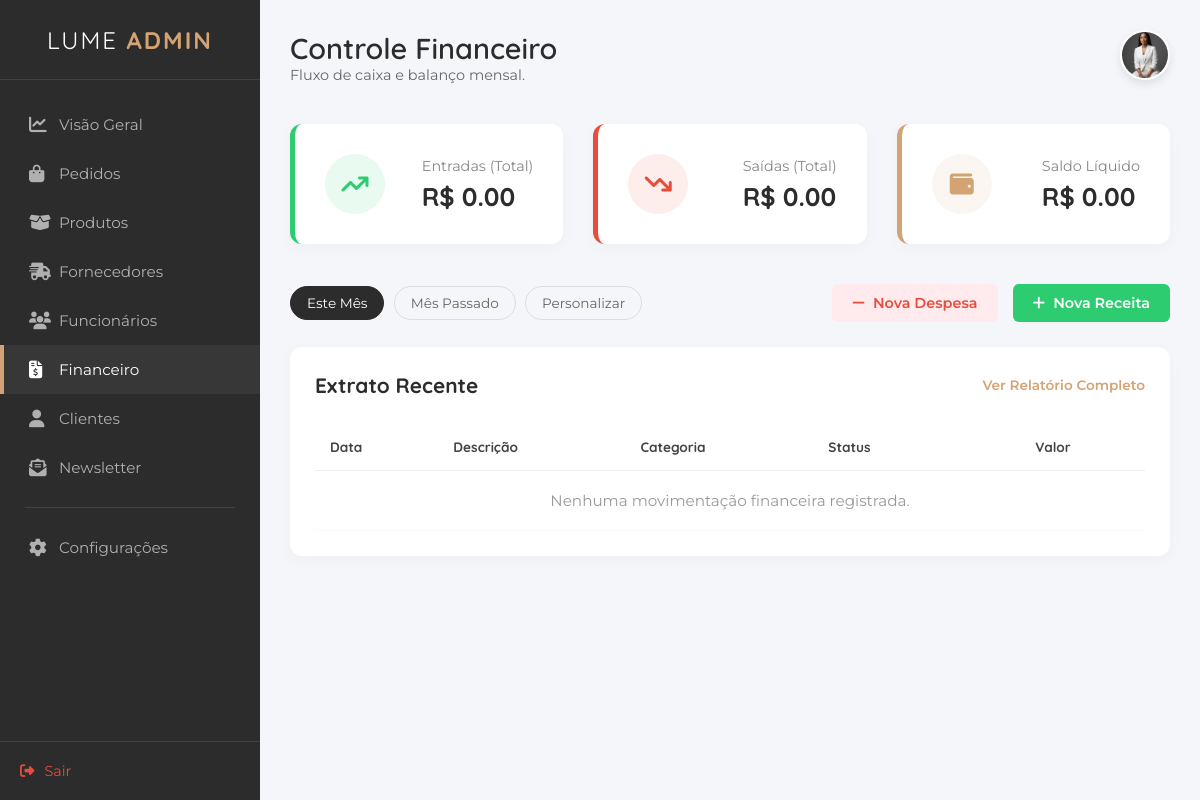
Page /financeiro on the earlier database version.
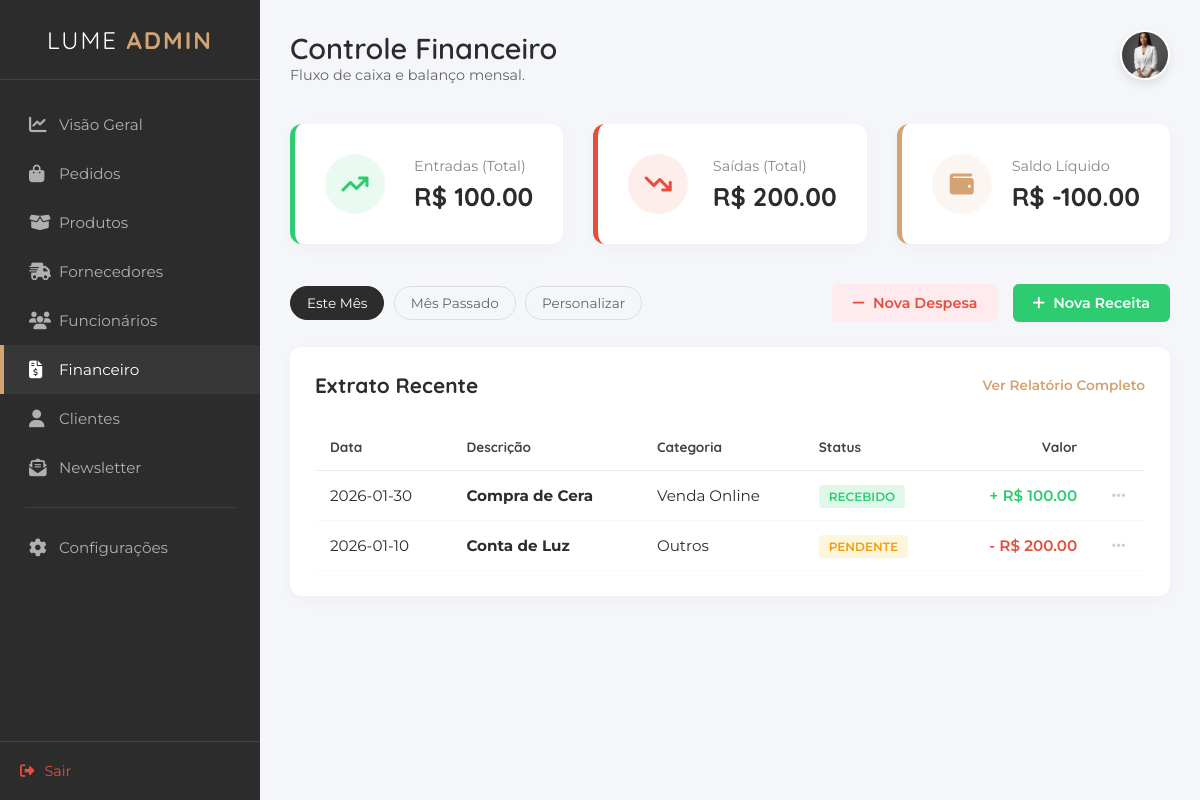
Same page on the later database version.
### tables this page shows
CREATE TABLE "tb_contasReceber" (
    "id_contaReceber" INTEGER PRIMARY KEY AUTOINCREMENT,
    "descricao" VARCHAR(100) NOT NULL,
    "valor" DECIMAL(10,2) NOT NULL,
    "data_emissao" DATE,
    "data_venc" DATE NOT NULL,
    "categoria" VARCHAR(50),
    "status" VARCHAR(20) NOT NULL,
    "id_cliente" INTEGER, 
    "id_pedido" INTEGER
    );

CREATE TABLE "tb_despesas" (
    "id_despesa" INTEGER PRIMARY KEY AUTOINCREMENT,
    "descricao" VARCHAR(100) NOT NULL,
    "valor" DECIMAL(10,2) NOT NULL,
    "data_venc" DATE NOT NULL,
    "categoria" VARCHAR(50),
    "status" VARCHAR(20) NOT NULL,
    "fornecedor" VARCHAR(100),
    "data_cad" DATETIME DEFAULT CURRENT_TIMESTAMP
    );

### appinterno.py (the view)
@app.route("/financeiro.html")
@app.route("/financeiro")
def financeiro():
    con = get_db()
    cur = con.cursor()
    cur.execute("SELECT * FROM tb_contasReceber")
    receitas_db = cur.fetchall()
    cur.execute("SELECT * FROM tb_despesas")
    despesas_db = cur.fetchall()
    con.close()
    extrato = []
    total_receitas = 0
    total_despesas = 0
    for r in receitas_db:
        valor = float(r['valor'])
        total_receitas += valor
        extrato.append({
            'data': r['data_venc'], # Usando data de vencimento como referência
            'descricao': r['descricao'],
            'categoria': r['categoria'],
            'status': r['status'],
            'valor': valor,
            'tipo': 'entrada' # Marca para o CSS saber que é verde
        })
    for d in despesas_db:
        valor = float(d['valor'])
        total_despesas += valor
        extrato.append({
            'data': d['data_venc'],
            'descricao': d['descricao'],
            'categoria': d['categoria'],
            'status': d['status'],
            'valor': valor,
            'tipo': 'saida' # Marca para o CSS saber que é vermelho
        })
    extrato.sort(key=lambda x: x['data'], reverse=True)
    saldo_liquido = total_receitas - total_despesas
    return render_template("interno/financeiro.html",
                           extrato=extrato,
                           total_receitas=total_receitas,
                           total_despesas=total_despesas,
                           saldo=saldo_liquido)

### appinterno.py (called while the page is built)
def get_db():
    conn = sqlite3.connect("db_lume.db")
    conn.row_factory = sqlite3.Row
    return conn

### templates/interno/financeiro.html (shortened to what this page needs)
<!DOCTYPE html>
<html lang="pt-br">
<head>
    <link rel="stylesheet" href="https://cdnjs.cloudflare.com/ajax/libs/font-awesome/6.4.0/css/all.min.css">
    <link rel="stylesheet" href="/static/styleinterno.css">
</head>
<body>
    <div class="admin-container">
        <aside class="sidebar">
            <div class="sidebar-header">
                <h2 class="brand-text">LUME <span>ADMIN</span></h2>
            </div>
            <nav class="sidebar-nav">
                <ul>
                    <li><a href="dashboard.html"><i class="fa-solid fa-chart-line"></i> Visão Geral</a></li>
                    <li><a href="pedido.html"><i class="fa-solid fa-bag-shopping"></i>Pedidos</a></li>
                    <li><a href="produto.html"><i class="fa-solid fa-box-open"></i> Produtos</a></li>
                    <li><a href="fornecedores.html"><i class="fa-solid fa-truck-fast"></i> Fornecedores</a></li>
                    <li><a href="funcionarios.html"><i class="fa-solid fa-users"></i> Funcionários</a></li>
                    <li class="active"><a href="financeiro.html"><i class="fa-solid fa-file-invoice-dollar"></i> Financeiro</a></li>
                    <li><a href="cliente.html"><i class="fas fa-user"></i>Clientes</a></li>
                    <li><a href="newsletter.html"><i class="fa-solid fa-envelope-open-text"></i> Newsletter</a></li>
                    <li class="separator"></li>
                    <li><a href="configuracoes.html"><i class="fa-solid fa-gear"></i> Configurações</a></li>
                </ul>
            </nav>
            <div class="sidebar-footer">
                <a href="login.html" class="logout-btn"><i class="fa-solid fa-right-from-bracket"></i> Sair</a>
            </div>
        </aside>
        <main class="main-content">
            <header class="top-bar">
                <div class="welcome-text">
                    <h1>Controle Financeiro</h1>
                    <p>Fluxo de caixa e balanço mensal.</p>
                </div>
                <div class="user-profile">
    <div class="profile-dropdown-trigger" onclick="toggleProfileMenu()">
        <img src="/static/imagens/fundadora1.jpeg" alt="Admin" class="avatar">
    </div>
</div>
            </header>
            <section class="finance-summary">
                <div class="card finance-card income">
    <div class="icon-box"><i class="fa-solid fa-arrow-trend-up"></i></div>
    <div class="finance-info">
        <span>Entradas (Total)</span>
        <h3>R$ {{ "%.2f"|format(total_receitas) }}</h3>
    </div>
</div>
<div class="card finance-card expense">
    <div class="icon-box"><i class="fa-solid fa-arrow-trend-down"></i></div>
    <div class="finance-info">
        <span>Saídas (Total)</span>
        <h3>R$ {{ "%.2f"|format(total_despesas) }}</h3>
    </div>
</div>
<div class="card finance-card balance">
    <div class="icon-box"><i class="fa-solid fa-wallet"></i></div>
    <div class="finance-info">
        <span>Saldo Líquido</span>
        <h3>R$ {{ "%.2f"|format(saldo) }}</h3>
    </div>
</div>
            </section>
            <section class="toolbar">
                <div class="date-filter">
                    <button class="active">Este Mês</button>
                    <button>Mês Passado</button>
                    <button>Personalizar</button>
                </div>
                <div class="action-buttons">
                    <button class="btn-expense"><i class="fa-solid fa-minus"></i> Nova Despesa</button>
                    <button class="btn-income"><i class="fa-solid fa-plus"></i> Nova Receita</button>
                </div>
            </section>
            <section class="transactions-section">
                <div class="section-header">
                    <h2>Extrato Recente</h2>
                    <a href="#" class="view-all">Ver Relatório Completo</a>
                </div>
                <div class="table-responsive">
                    <table class="finance-table">
                        <thead>
                            <tr>
                                <th>Data</th>
                                <th>Descrição</th>
                                <th>Categoria</th>
                                <th>Status</th>
                                <th class="text-right">Valor</th>
                                <th></th>
                            </tr>
                        </thead>
                        <tbody>
    {% for item in extrato %}
    <tr>
        <td>{{ item['data'] }}</td>
        <td><strong>{{ item['descricao'] }}</strong></td>
        <td>{{ item['categoria'] }}</td>
        <td>
            {% if item['status'] == 'Pago' or item['status'] == 'Recebido' %}
                <span class="badge success">{{ item['status'] }}</span>
            {% else %}
                <span class="badge warning">{{ item['status'] }}</span>
            {% endif %}
        </td>
        {% if item['tipo'] == 'entrada' %}
            <td class="text-right value-income">+ R$ {{ "%.2f"|format(item['valor']) }}</td>
        {% else %}
            <td class="text-right value-expense">- R$ {{ "%.2f"|format(item['valor']) }}</td>
        {% endif %}
        <td class="action-col"><i class="fa-solid fa-ellipsis"></i></td>
    </tr>
    {% else %}
    <tr>
        <td colspan="6" style="text-align: center; padding: 20px; color: #999;">
            Nenhuma movimentação financeira registrada.
        </td>
    </tr>
    {% endfor %}
</tbody>
                    </table>
                </div>
            </section>
        </main>
    </div>
</body>
</html>

Differences in the rows shown:
added tb_contasReceber: data "2026-01-30", descricao "Compra de Cera", categoria "Venda Online", status "RECEBIDO", valor "100.00"
added tb_despesas: data "2026-01-10", descricao "Conta de Luz", categoria "Outros", status "PENDENTE", valor "200.00"
Other differences:
{{ "%.2f"|format(total_receitas) }}: "0.00" → "100.00"
{{ "%.2f"|format(total_despesas) }}: "0.00" → "200.00"
{{ "%.2f"|format(saldo) }}: "0.00" → "-100.00"
text no longer shown: "Nenhuma movimentação financeira registrada."
